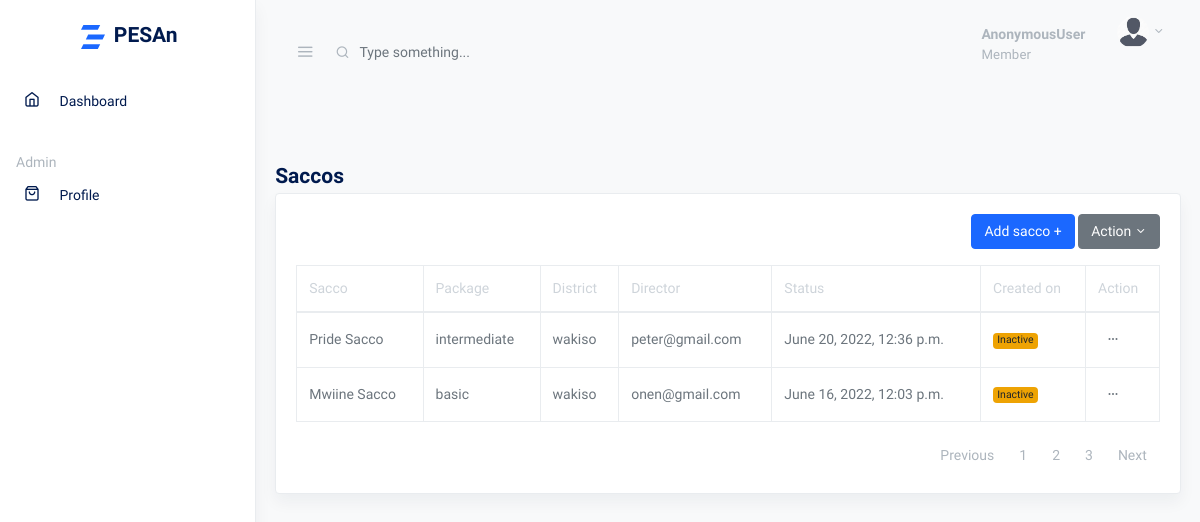
/saccos, run on an earlier commit of the app's database.
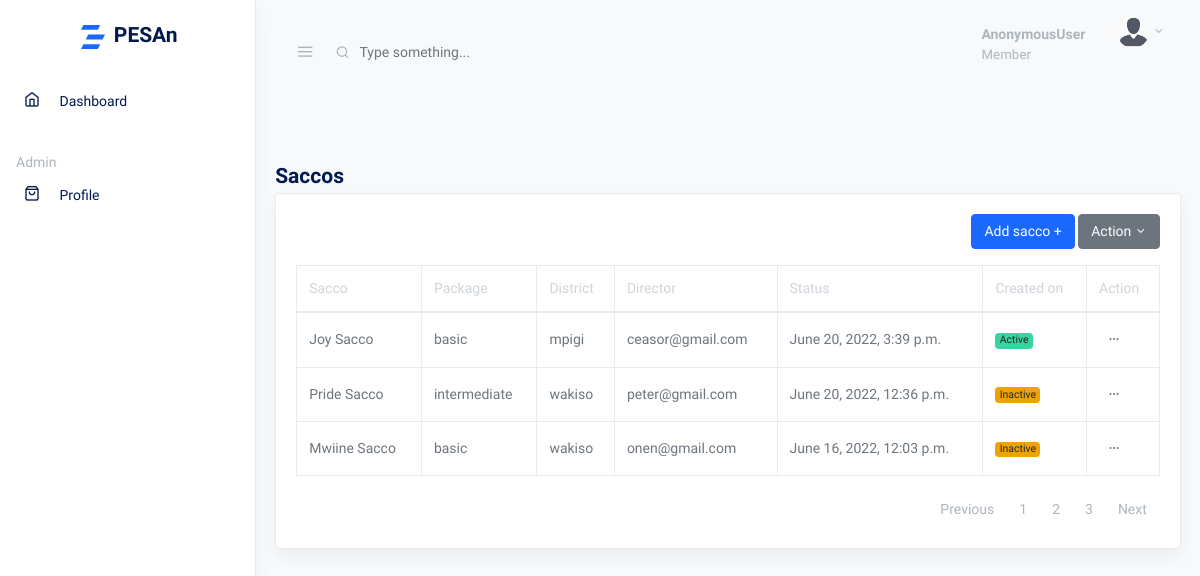
And on a later commit of the database.
### core/models.py (models this page shows, shortened)
class CustomModel(models.Model):
    created_on = models.DateTimeField(auto_now_add=True)
    updated_on = models.DateTimeField(auto_now=True, null=True)
    class Meta:
        abstract = True
        ordering = ['created_on']

class Sacco(CustomModel):
    name = models.CharField(max_length=80, unique=True)
    package = models.ForeignKey(Package, null=True, on_delete=models.SET_NULL, related_name='bussiness_package')  # TODO Set package to default rather than null
    district = models.CharField(max_length=60, null=True, blank=True,)
    location = models.CharField(max_length=60, null=True, blank=True,)
    email = models.EmailField(null=True, blank=True, unique=True)
    director = models.ForeignKey(User, null=True, on_delete=models.SET_NULL, related_name='bussiness_director', blank=True,)
    status = models.CharField(max_length=10, default='inactive')
    created_by = models.ForeignKey(User, on_delete=models.CASCADE, related_name='bussiness_creator')
    updated_by = models.ForeignKey(User, on_delete=models.CASCADE, related_name='bussiness_updater', null=True, blank=True)
    objects = models.Manager()
    filtered_objects = SaccoManager()
    class Meta:
        ordering = ['-created_on']

class Package(CustomModel):
    name = models.CharField(max_length=60, unique=True)
    capacity = models.PositiveIntegerField()
    price = models.PositiveIntegerField(validators=[MinValueValidator(120000)], help_text='The minimum package price is 120,000/= per year ')
    status = models.CharField(max_length=10, default='active')
    def __str__(self):
        return self.name

### accounts/models.py (models this page shows, shortened)
class User(AbstractBaseUser, PermissionsMixin):
    USERNAME_FIELD = 'email'
    REQUIRED_FIELDS = []
    first_name = models.CharField(max_length=20, blank=True, null=True)
    last_name = models.CharField(max_length=20, blank=True, null=True)
    username = models.CharField(max_length=20, blank=True, null=True)
    email = models.EmailField(unique=True)
    telephone = models.CharField(max_length=15, blank=True, null=True, unique=True)
    id_type = models.CharField(max_length=20, blank=True, choices=ID_TYPE, default='national')
    id_number = models.CharField(max_length=30, blank=True, null=True, validators=[MinLengthValidator(9), MaxLengthValidator(14)])
    photo = models.ImageField(upload_to='profile/', blank=True, null=True, validators=[image_validator])
    date_joined = models.DateTimeField(auto_now_add=True)
    updated_at = models.DateTimeField(auto_now=True)
    is_active = models.BooleanField(default=True)
    is_staff = models.BooleanField(default=False)
    is_member = models.BooleanField(default=False)
    is_previously_logged_in = models.BooleanField(default=False)
    gender = models.CharField(max_length=20, choices=MARITAL_STATUS, default='single')
    village = models.CharField(max_length=60, blank=True, null=True)
    date_of_birth = models.DateField(auto_now_add=False, auto_created=False, blank=True, null=True, validators=[dob_validation])
    gender = models.CharField(max_length=20, blank=True, choices=GENDER, default='single')
    next_of_kin_name = models.CharField(max_length=50, blank=True, null=True)
    next_of_kin_contact = models.CharField(max_length=50, blank=True, null=True)
    occupation = models.CharField(max_length=60, blank=True, null=True)
    employer_type = models.CharField(max_length=60, blank=True, choices=EMPLOYER_TYPE, default='organization')
    organization = models.CharField(max_length=80, blank=True, null=True)
    objects = UserManager()
    class Meta:
        ordering = ['-date_joined', '-updated_at']
    def __str__(self):
        return self.email

### core/views.py (the view)
# urls.py: path('saccos', SaccoListView.as_view(), name='sacco_list'),
class SaccoListView(ListView):
    model = Sacco
    template_name = 'saccos/list.html'
    context_object_name = 'saccos'
    def get_queryset(self):
        groups = Group.objects.all()
        print(groups)
        return super().get_queryset()

### templates/saccos/list.html (shortened to what this page needs)
{% extends 'base.html' %}
{% load humanize %}
{% load static %}
{% block content %}
<div class="row">
    <div class="col-md-12 my-4">
      <h2 class="h4 mb-1">Saccos</h2>
      <div class="card shadow">
        <div class="card-body">
          <div class="toolbar row mb-3">
            <div class="col ml-auto">
              <div class="dropdown float-right">
                <a href="{% url 'sacco_add' %}" class="btn btn-primary">Add sacco +</a>
                <button class="btn btn-secondary dropdown-toggle" type="button" id="actionMenuButton" data-toggle="dropdown" aria-haspopup="true" aria-expanded="false"> Action </button>
              </div>
            </div>
          </div>
          <table class="table table-bordered">
            <thead>
              <tr role="row">
                <th>Sacco</th>
                <th>Package</th>
                <th>District</th>
                <th>Director</th>
                <th>Status</th>
                <th>Created on</th>
                <th>Action</th>
              </tr>
            </thead>
            <tbody>
             {% for sacco in saccos %}
             <tr>
                <td>{{sacco.name|title}}</td>
                <td>{{sacco.package}}</td>
                <td>{{sacco.district}}</td>
                <td>{{sacco.director}}</td>
                <td>{{sacco.created_on}}</td>
                <td>
                    {% if sacco.status == 'active' %}
                    <span class="badge badge-success">Active</span>
                    {% else %}
                    <span class="badge badge-warning">Inactive</span>
                    {% endif %}
                </td>
                <td><button class="btn btn-sm dropdown-toggle more-horizontal" type="button" data-toggle="dropdown" aria-haspopup="true" aria-expanded="false">
                  </button>
                </td>
              </tr>
             {% endfor %}
            </tbody>
          </table>
          <nav aria-label="Table Paging" class="mb-0 text-muted">
            <ul class="pagination justify-content-end mb-0">
              <li class="page-item"><a class="page-link" href="#">Previous</a></li>
              <li class="page-item"><a class="page-link" href="#">1</a></li>
              <li class="page-item"><a class="page-link" href="#">2</a></li>
              <li class="page-item"><a class="page-link" href="#">3</a></li>
              <li class="page-item"><a class="page-link" href="#">Next</a></li>
            </ul>
          </nav>
        </div>
      </div>
    </div>
  </div>
{% endblock content %}

### templates/base.html (shortened to what this page needs)
{% load static %}
<!doctype html>
<html lang="en">
  <head>
    <link rel="stylesheet" href="{% static 'css/simplebar.css' %}">
    <link rel="stylesheet" href="{% static 'css/feather.css' %}">
    <link rel="stylesheet" href="{% static 'css/daterangepicker.css' %}">
    <link rel="stylesheet" href="{% static 'css/app-light.css' %}" id="lightTheme">
    <link rel="stylesheet" href="{% static 'css/app-dark.css' %}" id="darkTheme" disabled>
  </head>
  <body class="vertical  light  ">
    <div class="wrapper">
      <nav class="topnav navbar navbar-light">
        <button type="button" class="navbar-toggler text-muted mt-2 p-0 mr-3 collapseSidebar">
          <i class="fe fe-menu navbar-toggler-icon"></i>
        </button>
        <form class="form-inline mr-auto searchform text-muted">
          <input class="form-control mr-sm-2 bg-transparent border-0 pl-4 text-muted" type="search" placeholder="Type something..." aria-label="Search">
        </form>
        <ul class="nav">
          <li class="nav-item nav-notif">
            <a class="nav-link text-muted my-2" href="./#" data-toggle="modal" data-target=".modal-notif">
              <span class="font-weight-bold">{{user}}</span>
              <p class="small">
                {% if request.user.is_superuser %}
                Admin
                {% elif request.user.is_staff %}
                Director
                {% else %}
                Member
                {% endif %}
              </p>
            </a>
          </li>
          <li class="nav-item dropdown">
            <a class="nav-link dropdown-toggle text-muted pr-0" href="#" id="navbarDropdownMenuLink" role="button" data-toggle="dropdown" aria-haspopup="true" aria-expanded="false">
              <span class="avatar avatar-sm mt-2">
                {% if request.user.photo %}
                <img src="{{ request.user.photo.url}}" alt="photo" class="avatar-img rounded-circle">
                {% else %}
                <img src="{% static 'assets/avatars/avatar.jpg' %}" alt="photo" class="avatar-img rounded-circle">
                {% endif %}
              </span>
            </a>
          </li>
        </ul>
      </nav>
      <aside class="sidebar-left border-right bg-white shadow" id="leftSidebar" data-simplebar>
        <nav class="vertnav navbar navbar-light">
          <div class="w-100 mb-4 d-flex">
            <a class="navbar-brand mx-auto mt-2 flex-fill text-center" href="{% url 'dashboard' %}">
              <span class="h4">PESAn</span>
            </a>
          </div>
          <ul class="navbar-nav flex-fill w-100 mb-2">
            <li class="nav-item w-100">
              <a class="nav-link" href="{% url 'dashboard' %}">
                <i class="fe fe-home fe-16"></i>
                <span class="ml-3 item-text">Dashboard</span>
              </a>
            </li>
          </ul>
          <p class="text-muted nav-heading mt-4 mb-1">
            <span>Admin</span>
          </p>
          <ul class="navbar-nav flex-fill w-100 mb-2">
            {% if request.user.is_superuser %}
            <li class="nav-item w-100">
              <a class="nav-link" href="{% url 'sacco_list' %}">
                <i class="fe fe-package fe-16"></i>
                <span class="ml-3 item-text">Saccos</span>
              </a>
            </li>
            <li class="nav-item w-100">
              <a class="nav-link" href="{% url 'package_list' %}">
                <i class="fe fe-shopping-bag fe-16"></i>
                <span class="ml-3 item-text">Packages</span>
              </a>
            </li>
            <li class="nav-item w-100">
              <a class="nav-link" href="{% url 'license_list' %}">
                <i class="fe fe-key  fe-16"></i>
                <span class="ml-3 item-text">Licences</span>
              </a>
            </li>
            {% comment %}
            <li class="nav-item w-100">
              <a class="nav-link" href="{% url 'settings' %}">
                <i class="fe fe-settings fe-16"></i>
                <span class="ml-3 item-text">Settings</span>
              </a>
            </li>
            {% endcomment %}
            {% else %}
            <li class="nav-item w-100">
              <a class="nav-link" href="{{ user.get_absolute_url }}">
                <i class="fe fe-shopping-bag fe-16"></i>
                <span class="ml-3 item-text">Profile</span>
              </a>
            </li>
            {% endif %}
          </ul>
        </nav>
      </aside>
      <main role="main" class="main-content">
        {% block content %}
        {% endblock content %}
      </main>
    </div>
  </body>
</html>

### static/css/simplebar.css (style rules this page uses)
[data-simplebar] { position: relative; flex-direction: column; flex-wrap: wrap; justify-content: flex-start; align-content: flex-start; align-items: flex-start; }

### static/css/feather.css (style rules this page uses)
.fe { font-family: "feather" !important; speak: none; font-style: normal; font-weight: normal; font-variant: normal; text-transform: none; line-height: 1; -webkit-font-smoothing: antialiased; -moz-osx-font-smoothing: grayscale; }
.fe-16 { font-size: 16px; }
.fe-home:before { content: ""; }
.fe-menu:before { content: ""; }
.fe-shopping-bag:before { content: ""; }

What changed in the data, as far as the page shows it:
added Sacco: name "Joy Sacco", package "basic", district "mpigi", director "ceasor@gmail.com", created_on "June 20, 2022, 3:39 p.m.", status "Active"
